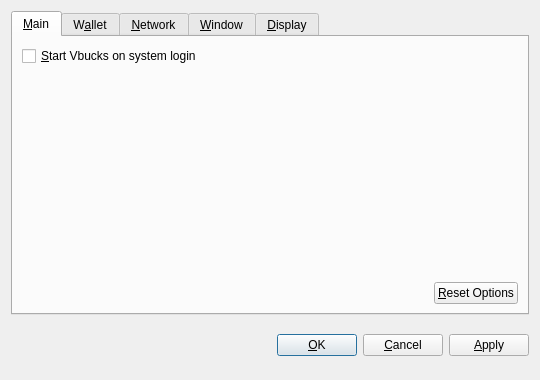
<?xml version="1.0" encoding="UTF-8"?>
<ui version="4.0">
 <class>OptionsDialog</class>
 <widget class="QDialog" name="OptionsDialog">
  <property name="geometry">
   <rect>
    <x>0</x>
    <y>0</y>
    <width>540</width>
    <height>380</height>
   </rect>
  </property>
  <property name="windowTitle">
   <string>Options</string>
  </property>
  <property name="modal">
   <bool>true</bool>
  </property>
  <layout class="QVBoxLayout" name="verticalLayout">
   <item>
    <widget class="QTabWidget" name="tabWidget">
     <property name="tabPosition">
      <enum>QTabWidget::North</enum>
     </property>
     <property name="currentIndex">
      <number>0</number>
     </property>
     <widget class="QWidget" name="tabMain">
      <attribute name="title">
       <string>&amp;Main</string>
      </attribute>
      <layout class="QVBoxLayout" name="verticalLayout_Main">
       <item>
        <widget class="QCheckBox" name="bitcoinAtStartup">
         <property name="toolTip">
          <string>Automatically start Vbucks after logging in to the system.</string>
         </property>
         <property name="text">
          <string>&amp;Start Vbucks on system login</string>
         </property>
        </widget>
       </item>
       <item>
        <spacer name="verticalSpacer_Main">
         <property name="orientation">
          <enum>Qt::Vertical</enum>
         </property>
         <property name="sizeHint" stdset="0">
          <size>
           <width>20</width>
           <height>40</height>
          </size>
         </property>
        </spacer>
       </item>
       <item>
        <layout class="QHBoxLayout" name="horizontalLayout_2_Main">
         <item>
          <spacer name="horizontalSpacer_2_Main">
           <property name="orientation">
            <enum>Qt::Horizontal</enum>
           </property>
           <property name="sizeHint" stdset="0">
            <size>
             <width>40</width>
             <height>20</height>
            </size>
           </property>
          </spacer>
         </item>
         <item>
          <widget class="QPushButton" name="resetButton">
           <property name="toolTip">
            <string>Reset all client options to default.</string>
           </property>
           <property name="text">
            <string>&amp;Reset Options</string>
           </property>
           <property name="autoDefault">
            <bool>false</bool>
           </property>
          </widget>
         </item>
        </layout>
       </item>
      </layout>
     </widget>
     <widget class="QWidget" name="tabWallet">
      <attribute name="title">
       <string>W&amp;allet</string>
      </attribute>
      <layout class="QVBoxLayout" name="verticalLayout_Network">
       <item>
        <widget class="QLabel" name="transactionFeeInfoLabel">
         <property name="text">
          <string>Optional transaction fee per kB that helps make sure your transactions are processed quickly. Most transactions are 1 kB.</string>
         </property>
         <property name="textFormat">
          <enum>Qt::PlainText</enum>
         </property>
         <property name="wordWrap">
          <bool>true</bool>
         </property>
        </widget>
       </item>
       <item>
        <layout class="QHBoxLayout" name="horizontalLayout_1_Main">
         <item>
          <widget class="QLabel" name="transactionFeeLabel">
           <property name="text">
            <string>Pay transaction &amp;fee</string>
           </property>
           <property name="textFormat">
            <enum>Qt::PlainText</enum>
           </property>
           <property name="buddy">
            <cstring>transactionFee</cstring>
           </property>
          </widget>
         </item>
         <item>
          <widget class="BitcoinAmountField" name="transactionFee"/>
         </item>
         <item>
          <spacer name="horizontalSpacer_1_Main">
           <property name="orientation">
            <enum>Qt::Horizontal</enum>
           </property>
           <property name="sizeHint" stdset="0">
            <size>
             <width>40</width>
             <height>20</height>
            </size>
           </property>
          </spacer>
         </item>
        </layout>
       </item>
       <item>
        <widget class="QLabel" name="label">
         <property name="text">
          <string>If you disable the spending of unconfirmed change, the change from a transaction cannot be used until that transaction has at least one confirmation. This also affects how your balance is computed.</string>
         </property>
         <property name="wordWrap">
          <bool>true</bool>
         </property>
        </widget>
       </item>
       <item>
        <widget class="QCheckBox" name="spendZeroConfChange">
         <property name="text">
          <string>Spend unconfirmed change  (experts only)</string>
         </property>
        </widget>
       </item>
       <item>
        <spacer name="verticalSpacer">
         <property name="orientation">
          <enum>Qt::Vertical</enum>
         </property>
         <property name="sizeHint" stdset="0">
          <size>
           <width>20</width>
           <height>40</height>
          </size>
         </property>
        </spacer>
       </item>
      </layout>
     </widget>
     <widget class="QWidget" name="tabNetwork">
      <attribute name="title">
       <string>&amp;Network</string>
      </attribute>
      <layout class="QVBoxLayout" name="verticalLayout_Network">
       <item>
        <widget class="QCheckBox" name="mapPortUpnp">
         <property name="toolTip">
          <string>Automatically open the Vbucks client port on the router. This only works when your router supports UPnP and it is enabled.</string>
         </property>
         <property name="text">
          <string>Map port using &amp;UPnP</string>
         </property>
        </widget>
       </item>
       <item>
        <widget class="QCheckBox" name="connectSocks">
         <property name="toolTip">
          <string>Connect to the Vbucks network through a SOCKS proxy (e.g. when connecting through Tor).</string>
         </property>
         <property name="text">
          <string>&amp;Connect through SOCKS proxy:</string>
         </property>
        </widget>
       </item>
       <item>
        <layout class="QHBoxLayout" name="horizontalLayout_Network">
         <item>
          <widget class="QLabel" name="proxyIpLabel">
           <property name="text">
            <string>Proxy &amp;IP:</string>
           </property>
           <property name="textFormat">
            <enum>Qt::PlainText</enum>
           </property>
           <property name="buddy">
            <cstring>proxyIp</cstring>
           </property>
          </widget>
         </item>
         <item>
          <widget class="QValidatedLineEdit" name="proxyIp">
           <property name="maximumSize">
            <size>
             <width>140</width>
             <height>16777215</height>
            </size>
           </property>
           <property name="toolTip">
            <string>IP address of the proxy (e.g. 127.0.0.1)</string>
           </property>
          </widget>
         </item>
         <item>
          <widget class="QLabel" name="proxyPortLabel">
           <property name="text">
            <string>&amp;Port:</string>
           </property>
           <property name="textFormat">
            <enum>Qt::PlainText</enum>
           </property>
           <property name="buddy">
            <cstring>proxyPort</cstring>
           </property>
          </widget>
         </item>
         <item>
          <widget class="QLineEdit" name="proxyPort">
           <property name="maximumSize">
            <size>
             <width>55</width>
             <height>16777215</height>
            </size>
           </property>
           <property name="toolTip">
            <string>Port of the proxy (e.g. 9050)</string>
           </property>
          </widget>
         </item>
         <item>
          <widget class="QLabel" name="socksVersionLabel">
           <property name="text">
            <string>SOCKS &amp;Version:</string>
           </property>
           <property name="textFormat">
            <enum>Qt::PlainText</enum>
           </property>
           <property name="buddy">
            <cstring>socksVersion</cstring>
           </property>
          </widget>
         </item>
         <item>
          <widget class="QValueComboBox" name="socksVersion">
           <property name="toolTip">
            <string>SOCKS version of the proxy (e.g. 5)</string>
           </property>
          </widget>
         </item>
         <item>
          <spacer name="horizontalSpacer_Network">
           <property name="orientation">
            <enum>Qt::Horizontal</enum>
           </property>
           <property name="sizeHint" stdset="0">
            <size>
             <width>40</width>
             <height>20</height>
            </size>
           </property>
          </spacer>
         </item>
        </layout>
       </item>
       <item>
        <spacer name="verticalSpacer_Network">
         <property name="orientation">
          <enum>Qt::Vertical</enum>
         </property>
         <property name="sizeHint" stdset="0">
          <size>
           <width>20</width>
           <height>40</height>
          </size>
         </property>
        </spacer>
       </item>
      </layout>
     </widget>
     <widget class="QWidget" name="tabWindow">
      <attribute name="title">
       <string>&amp;Window</string>
      </attribute>
      <layout class="QVBoxLayout" name="verticalLayout_Window">
       <item>
        <widget class="QCheckBox" name="minimizeToTray">
         <property name="toolTip">
          <string>Show only a tray icon after minimizing the window.</string>
         </property>
         <property name="text">
          <string>&amp;Minimize to the tray instead of the taskbar</string>
         </property>
        </widget>
       </item>
       <item>
        <widget class="QCheckBox" name="minimizeOnClose">
         <property name="toolTip">
          <string>Minimize instead of exit the application when the window is closed. When this option is enabled, the application will be closed only after selecting Quit in the menu.</string>
         </property>
         <property name="text">
          <string>M&amp;inimize on close</string>
         </property>
        </widget>
       </item>
       <item>
        <spacer name="verticalSpacer_Window">
         <property name="orientation">
          <enum>Qt::Vertical</enum>
         </property>
         <property name="sizeHint" stdset="0">
          <size>
           <width>20</width>
           <height>40</height>
          </size>
         </property>
        </spacer>
       </item>
      </layout>
     </widget>
     <widget class="QWidget" name="tabDisplay">
      <attribute name="title">
       <string>&amp;Display</string>
      </attribute>
      <layout class="QVBoxLayout" name="verticalLayout_Display">
       <item>
        <layout class="QHBoxLayout" name="horizontalLayout_1_Display">
         <item>
          <widget class="QLabel" name="langLabel">
           <property name="text">
            <string>User Interface &amp;language:</string>
           </property>
           <property name="textFormat">
            <enum>Qt::PlainText</enum>
           </property>
           <property name="buddy">
            <cstring>lang</cstring>
           </property>
          </widget>
         </item>
         <item>
          <widget class="QValueComboBox" name="lang">
           <property name="toolTip">
            <string>The user interface language can be set here. This setting will take effect after restarting Vbucks.</string>
           </property>
          </widget>
         </item>
        </layout>
       </item>
       <item>
        <layout class="QHBoxLayout" name="horizontalLayout_2_Display">
         <item>
          <widget class="QLabel" name="unitLabel">
           <property name="text">
            <string>&amp;Unit to show amounts in:</string>
           </property>
           <property name="textFormat">
            <enum>Qt::PlainText</enum>
           </property>
           <property name="buddy">
            <cstring>unit</cstring>
           </property>
          </widget>
         </item>
         <item>
          <widget class="QValueComboBox" name="unit">
           <property name="toolTip">
            <string>Choose the default subdivision unit to show in the interface and when sending coins.</string>
           </property>
          </widget>
         </item>
        </layout>
       </item>
       <item>
        <widget class="QCheckBox" name="displayAddresses">
         <property name="toolTip">
          <string>Whether to show Vbucks addresses in the transaction list or not.</string>
         </property>
         <property name="text">
          <string>&amp;Display addresses in transaction list</string>
         </property>
        </widget>
       </item>
       <item>
        <widget class="QCheckBox" name="coinControlFeatures">
         <property name="toolTip">
          <string>Whether to show coin control features or not.</string>
         </property>
         <property name="text">
          <string>Display coin &amp;control features (experts only!)</string>
         </property>
        </widget>
       </item>
       <item>
        <spacer name="verticalSpacer_Display">
         <property name="orientation">
          <enum>Qt::Vertical</enum>
         </property>
         <property name="sizeHint" stdset="0">
          <size>
           <width>20</width>
           <height>40</height>
          </size>
         </property>
        </spacer>
       </item>
      </layout>
     </widget>
    </widget>
   </item>
   <item>
    <layout class="QHBoxLayout" name="horizontalLayout_Buttons">
     <item>
      <spacer name="horizontalSpacer_1">
       <property name="orientation">
        <enum>Qt::Horizontal</enum>
       </property>
       <property name="sizeHint" stdset="0">
        <size>
         <width>40</width>
         <height>48</height>
        </size>
       </property>
      </spacer>
     </item>
     <item>
      <widget class="QLabel" name="statusLabel">
       <property name="font">
        <font>
         <weight>75</weight>
         <bold>true</bold>
        </font>
       </property>
       <property name="text">
        <string/>
       </property>
       <property name="textFormat">
        <enum>Qt::PlainText</enum>
       </property>
       <property name="wordWrap">
        <bool>true</bool>
       </property>
      </widget>
     </item>
     <item>
      <spacer name="horizontalSpacer_2">
       <property name="orientation">
        <enum>Qt::Horizontal</enum>
       </property>
       <property name="sizeHint" stdset="0">
        <size>
         <width>40</width>
         <height>48</height>
        </size>
       </property>
      </spacer>
     </item>
     <item>
      <widget class="QPushButton" name="okButton">
       <property name="text">
        <string>&amp;OK</string>
       </property>
      </widget>
     </item>
     <item>
      <widget class="QPushButton" name="cancelButton">
       <property name="text">
        <string>&amp;Cancel</string>
       </property>
       <property name="autoDefault">
        <bool>false</bool>
       </property>
      </widget>
     </item>
     <item>
      <widget class="QPushButton" name="applyButton">
       <property name="text">
        <string>&amp;Apply</string>
       </property>
       <property name="autoDefault">
        <bool>false</bool>
       </property>
      </widget>
     </item>
    </layout>
   </item>
  </layout>
 </widget>
 <customwidgets>
  <customwidget>
   <class>BitcoinAmountField</class>
   <extends>QSpinBox</extends>
   <header>bitcoinamountfield.h</header>
  </customwidget>
  <customwidget>
   <class>QValueComboBox</class>
   <extends>QComboBox</extends>
   <header>qvaluecombobox.h</header>
  </customwidget>
  <customwidget>
   <class>QValidatedLineEdit</class>
   <extends>QLineEdit</extends>
   <header>qvalidatedlineedit.h</header>
  </customwidget>
 </customwidgets>
 <resources/>
 <connections/>
</ui>
